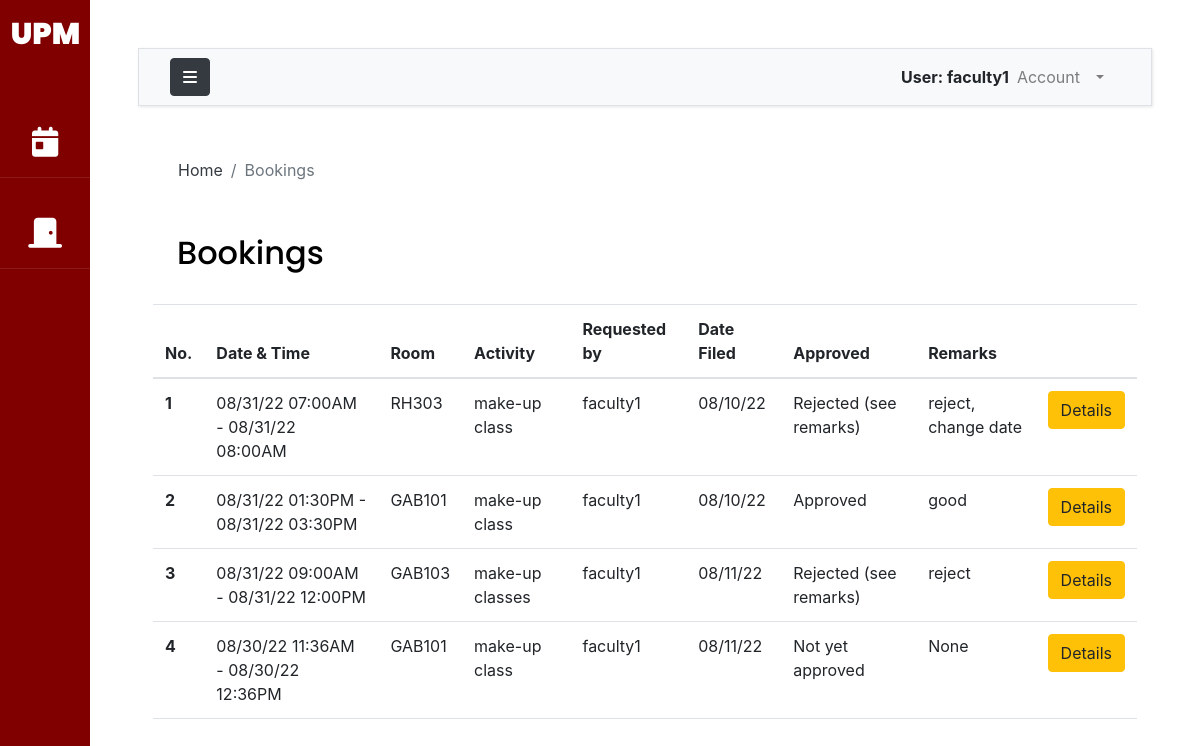
The page /booking/ (signed in) on the database as committed earlier.
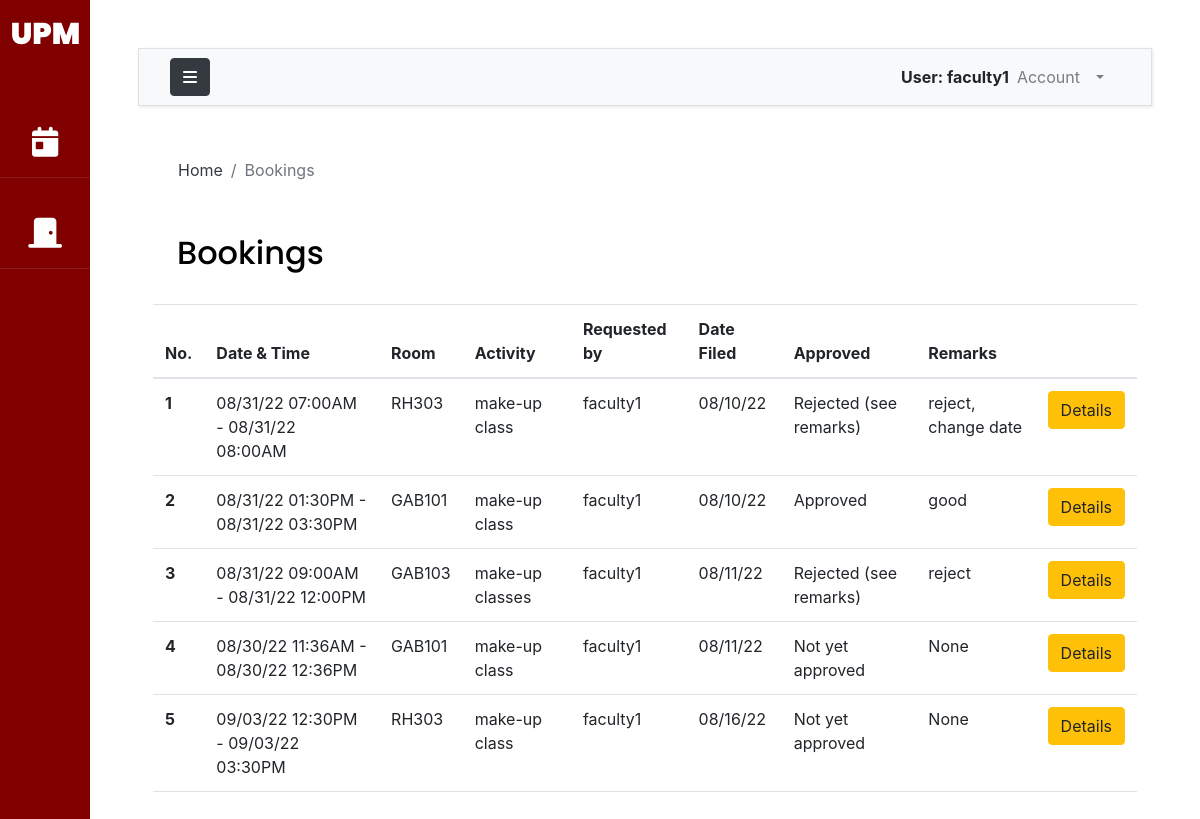
The same page on the database as committed later.
### bookingapp/models.py (models this page shows, shortened)
class Booking(models.Model):
    room = models.ForeignKey(Room,on_delete=models.CASCADE,null=True)
    faculty =  models.ForeignKey(Faculty,on_delete=models.CASCADE,null=True,blank = True)
    approver =  models.ForeignKey(ADPD,on_delete=models.CASCADE,null=True,blank=True)
    booker = models.ForeignKey(AuthUser,on_delete=models.CASCADE,null=True,blank=True)
    dept_or_office = models.CharField(max_length=300,null=True,blank=True)
    organization = models.CharField(max_length=300,null=True,blank=True)
    subject = models.CharField(max_length=300, null=True,blank=True)
    activity = models.CharField(max_length=300,null=True)
    isApproved = models.BooleanField(null=True, blank = True)
    isEdited = models.BooleanField(null=True, blank = True)
    date_approved = models.DateField(null=True,blank=True)
    date_created = models.DateTimeField(auto_now_add=True,blank=True)
    start_time = models.DateTimeField(null=True)
    end_time = models.DateTimeField(null=True)
    numofstudents = models.IntegerField(null=True)
    equipment = models.TextField(null=True, blank=True)
    remarks = models.TextField(null=True, blank=True)

### UPM/models.py (models this page shows, shortened)
class Room(models.Model):
    TYPES = (
        (1,"Room"),
        (2,"Theatre"),
    )
    name = models.CharField(max_length=300,null=True, unique=True)
    slug = models.SlugField(null=True)
    room_type =models.PositiveSmallIntegerField(choices=TYPES,null=True)
    college = models.ForeignKey(College,on_delete=models.CASCADE,null=True)
    building = models.ForeignKey(Building, on_delete=models.CASCADE, null=True)
    capacity = models.IntegerField()
    def __str__(self):
        return self.name

### accounts/models.py (models this page shows, shortened)
class AuthUser(AbstractUser):
    FACULTY = 1
    STAFF = 2
    OCS = 3
    ADPD = 4
    AO = 5
    USER_TYPE_CHOICES = (
        (FACULTY, 'Faculty'),
        (STAFF, 'Staff'),
        (OCS, 'OCS'),
        (ADPD, 'ADPD'),
        (AO,'AO')
    )
    first_name = models.CharField(max_length=200)
    last_name = models.CharField(max_length=200)
    email = models.EmailField(unique=True, validators=[
        EmailValidator(allowlist=['up.edu.ph'])
    ])
    college = models.ForeignKey("UPM.College",on_delete=models.CASCADE,null=True,blank=True)
    department = models.ForeignKey("UPM.Department",on_delete=models.CASCADE,null=True,blank=True)
    user_type = models.PositiveSmallIntegerField(choices=USER_TYPE_CHOICES,null=True)
    def __str__(self):
        return self.username

### bookingapp/views.py (the view)
# urls.py: path('', views.viewBookings, name='viewBookings'),
@login_required(login_url='loginPage')
def viewBookings(request):
    if request.user.user_type == 1 or request.user.user_type == 2:
        bookings = Booking.objects.filter(booker=request.user)
    elif request.user.user_type == None:
        bookings = Booking.objects.all()
    else:
        college = request.user.college
        print(college)
        bookings = Booking.objects.filter(room__college=college)
    context={'bookings':bookings}
    return render(request, 'booking/booking.html',context)

### templates/booking/booking.html (shortened to what this page needs)
{% extends 'base.html' %}
{% load static %}
{% load crispy_forms_tags %}
{% block breadcrumb %}
<nav aria-label="breadcrumb">
  <ol class="breadcrumb mt-3 ms-4 bg-body">
    <li class="breadcrumb-item"><a href="{% url 'indexPage' %}" class="text-dark">Home</a></li>
    <li class="breadcrumb-item active" aria-current="page">Bookings</li>
  </ol>
</nav>
{% endblock breadcrumb %}
{% block content %}
<div class = "container-fluid">
    <h2 class="py-4 px-4">Bookings</h2>
    <table class="table">
        <thead>
          <tr>
            <th scope="col">No.</th>
            <th scope="col">Date & Time</th>
            <th scope="col">Room</th>
            <th scope="col">Activity</th>
            <th scope="col">Requested by</th>
            <th scope="col">Date Filed</th>
            <th scope="col">Approved</th>
            <th scope="col">Remarks</th>
            <th scope="col"></th>
          </tr>
        </thead>
        <tbody>
          {% for booking in bookings %}
          <tr>
            <th scope="row">{{forloop.counter}}</th>
            <td>{{booking.start_time|date:"m/d/y h:iA"}} - {{booking.end_time|date:"m/d/y h:iA"}}</td>
            <td>{{booking.room}}</td>
            <td>{{booking.activity}}</td>
            <td>{{booking.booker}}</td>
            <td>{{booking.date_created|date:"m/d/y"}}</td>
            {% if booking.isApproved == True %}
                <td>Approved</td>
            {% elif booking.isApproved == False %}
                <td>Rejected (see remarks)</td>
            {% else %}
                <td>Not yet approved</td>
            {% endif %}
            <td>{{booking.remarks}}</td>
            <td><a class='btn btn-warning ' href="{% url 'bookingDetails' booking.id%}"> Details</a></td>
          </tr>
          {% endfor %}
        </tbody>
      </table>
</div>
{% endblock content %}

Rows that differ between the two databases and show on the page:
added Booking: start_time "09/03/22 12:30PM", end_time "09/03/22 03:30PM", room "RH303", activity "make-up class", booker "faculty1", date_created "08/16/22", shows "Not yet approved", remarks "None"
